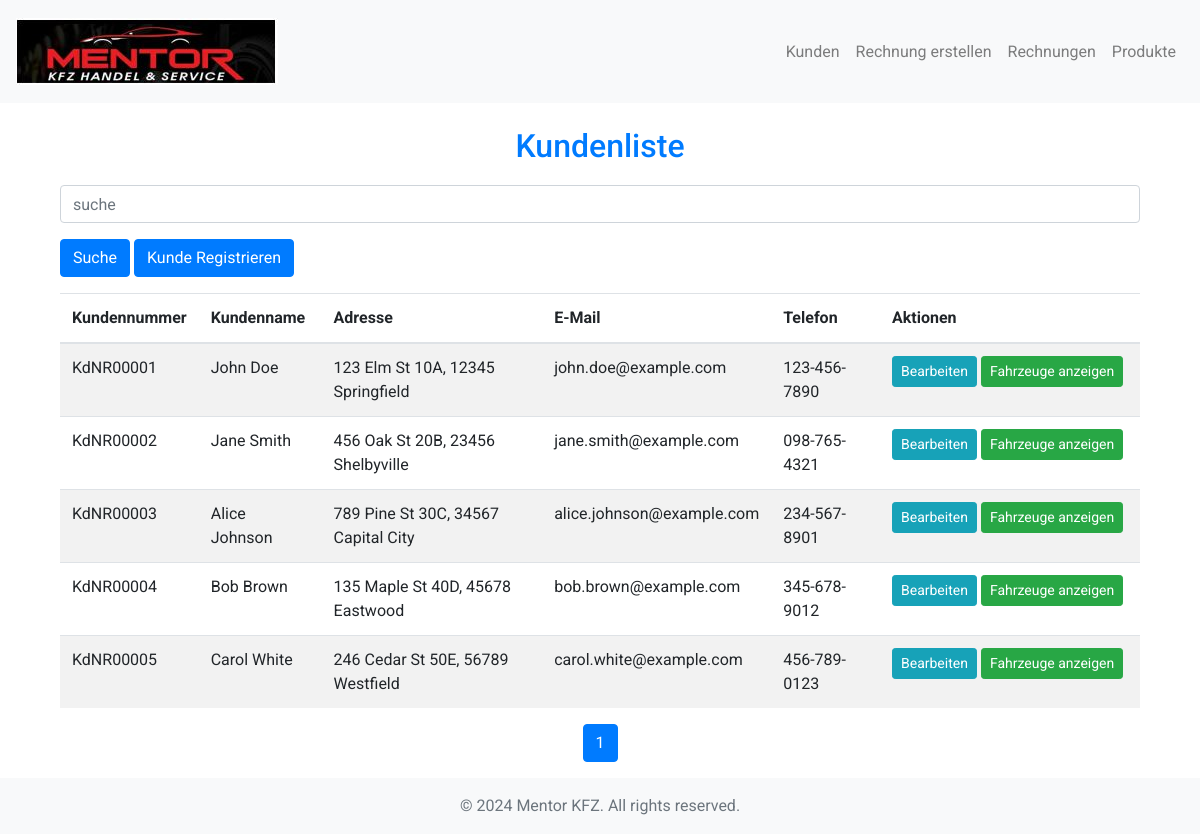
/client/list_clients.php, run on an earlier commit of the app's database.
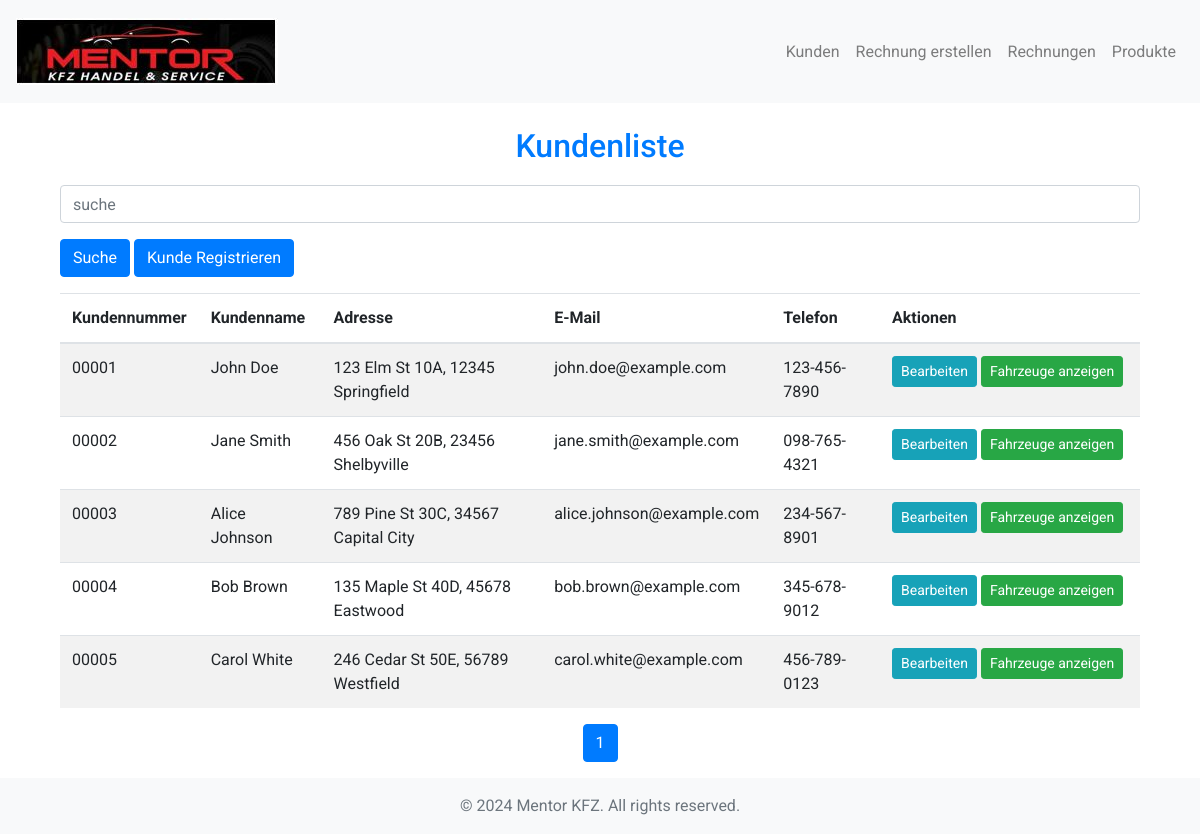
And on a later commit of the database.
### tables this page shows
CREATE TABLE IF NOT EXISTS clients (
    id INT(11) AUTO_INCREMENT PRIMARY KEY,
    name VARCHAR(255) NOT NULL,
    street VARCHAR(255),
    house_number VARCHAR(50),
    postal_code VARCHAR(20),
    city VARCHAR(255),
    country VARCHAR(255),
    phone VARCHAR(20),
    email VARCHAR(255),
    kundennummer VARCHAR(50) NOT NULL UNIQUE
);

### client/list_clients.php (the view, shortened to what this page needs)
<?php
include '../includes/header.php';
$conn = new mysqli(DB_SERVER, DB_USER, DB_PASSWORD, DB_DATABASE);
$items_per_page = 50;
$page = isset($_GET['page']) ? intval($_GET['page']) : 1;
$offset = ($page - 1) * $items_per_page;
$search_query = isset($_GET['search']) ? $_GET['search'] : '';
$search_query = $conn->real_escape_string($search_query);
$total_sql = "SELECT COUNT(*) AS total FROM clients WHERE name LIKE ? OR kundennummer LIKE ?";
$total_stmt = $conn->prepare($total_sql);
$search_pattern = '%' . $search_query . '%';
$total_stmt->bind_param('ss', $search_pattern, $search_pattern);
$total_stmt->execute();
$total_result = $total_stmt->get_result();
$total_row = $total_result->fetch_assoc();
$total_customers = $total_row['total'];
$customer_sql = "SELECT * FROM clients WHERE name LIKE ? OR kundennummer LIKE ? LIMIT ? OFFSET ?";
$customer_stmt = $conn->prepare($customer_sql);
$customer_stmt->bind_param('ssii', $search_pattern, $search_pattern, $items_per_page, $offset);
$customer_stmt->execute();
$customer_result = $customer_stmt->get_result();
?>
<div class="container mt-4">
    <h2>Kundenliste</h2>
    <form action="list_clients.php" method="GET">
        <div class="form-group">
            <input type="text" class="form-control" placeholder="suche" id="Search" name="search" value="<?php echo htmlspecialchars($search_query); ?>">
        </div>
        <button type="submit" class="btn btn-primary">Suche</button>
        <a href="/kfz-app/client/register_client.php" class="btn btn-primary">Kunde Registrieren</a>
    </form>
    <table class="table table-striped mt-3">
        <thead>
            <tr>
                <th>Kundennummer</th>
                <th>Kundenname</th>
                <th>Adresse</th>
                <th>E-Mail</th>
                <th>Telefon</th>
                <th width="260px">Aktionen</th>
            </tr>
        </thead>
        <tbody>
            <?php if ($customer_result->num_rows > 0): ?>
                <?php while ($customer = $customer_result->fetch_assoc()): ?>
                    <tr>
                        <td><?php echo htmlspecialchars($customer['kundennummer']); ?></td>
                        <td><?php echo htmlspecialchars($customer['name']); ?></td>
                        <td><?php echo htmlspecialchars($customer['street'] . ' ' . $customer['house_number'] . ', ' . $customer['postal_code'] . ' ' . $customer['city']); ?></td>
                        <td><?php echo htmlspecialchars($customer['email']); ?></td>
                        <td><?php echo htmlspecialchars($customer['phone']); ?></td>
                        <td>
                            <a href="edit_client.php?client_id=<?php echo htmlspecialchars($customer['id']); ?>" class="btn btn-info btn-sm">Bearbeiten</a>
                            <a href="../vehicles/list.php?client_id=<?php echo htmlspecialchars($customer['id']); ?>" class="btn btn-success btn-sm">Fahrzeuge anzeigen</a>
                        </td>
                    </tr>
                <?php endwhile; ?>
            <?php else: ?>
                <tr>
                    <td colspan="6" class="text-center">Keine Kunden gefunden</td>
                </tr>
            <?php endif; ?>
        </tbody>
    </table>
    <nav aria-label="Page navigation">
        <ul class="pagination justify-content-center">
            <?php
            $total_pages = ceil($total_customers / $items_per_page);
            $max_links = 10;
            $start_page = max(1, $page - floor($max_links / 2));
            $end_page = min($total_pages, $page + floor($max_links / 2));
            if ($end_page - $start_page + 1 < $max_links) {
                if ($start_page == 1) {
                    $end_page = min($total_pages, $start_page + $max_links - 1);
                } else {
                    $start_page = max(1, $end_page - $max_links + 1);
                }
            }
            for ($i = $start_page; $i <= $end_page; $i++) {
                echo '<li class="page-item ' . ($i == $page ? 'active' : '') . '"><a class="page-link" href="list_clients.php?page=' . $i . '&search=' . urlencode($search_query) . '">' . $i . '</a></li>';
            }
            ?>
        </ul>
    </nav>
</div>
<?php
include '../includes/footer.php';
?>

### includes/header.php (shortened to what this page needs)
<!DOCTYPE html>
<html lang="de-DE">
<head>
    <link href="/kfz-app/assets/css/bootstrap-min.css" rel="stylesheet">
    <link href="/kfz-app/assets/css/style.css" rel="stylesheet">
</head>
<body>
<nav class="navbar navbar-expand-lg navbar-light bg-light">
        <a class="navbar-brand" href="/kfz-app/index.php">
        <img class="navbar-brand"  src="/kfz-app//assets/images/mentor-logo.JPG" alt="Logo">
        </a>
        <div class="collapse navbar-collapse" id="navbarNav">
            <ul class="navbar-nav ml-auto">
                <li class="nav-item">
                    <a class="nav-link" href="/kfz-app/client/list_clients.php">Kunden</a>
                </li>
                <li class="nav-item">
                    <a class="nav-link" href="/kfz-app/invoice/create_invoice.php">Rechnung erstellen</a>
                </li>
                <li class="nav-item">
                    <a class="nav-link" href="/kfz-app/invoice/list_invoices.php">Rechnungen</a>
                </li>
                <li class="nav-item">
                    <a class="nav-link" href="/kfz-app/product/list_products.php">Produkte</a>
                </li>
            </ul>
        </div>
    </nav>
    <main class="container mt-4">

### includes/footer.php (shortened to what this page needs)
</main>
    <footer class="footer mt-auto py-3 bg-light">
        <div class="container text-center">
            <span class="text-muted">&copy; <?php echo date("Y"); ?> Mentor KFZ. All rights reserved.</span>
        </div>
    </footer>
</body>
</html>

### assets/css/style.css (style rules this page uses)
body { font-family: 'Roboto', sans-serif; }
h2 { font-size: 2rem; color: #007bff; text-align: center; margin-bottom: 20px; }
main { min-height: calc(100vh - 181px); }

What changed in the data, as far as the page shows it:
changed clients "John Doe": kundennummer "KdNR00001" → "00001"
changed clients "Jane Smith": kundennummer "KdNR00002" → "00002"
changed clients "Alice Johnson": kundennummer "KdNR00003" → "00003"
changed clients "Bob Brown": kundennummer "KdNR00004" → "00004"
changed clients "Carol White": kundennummer "KdNR00005" → "00005"
